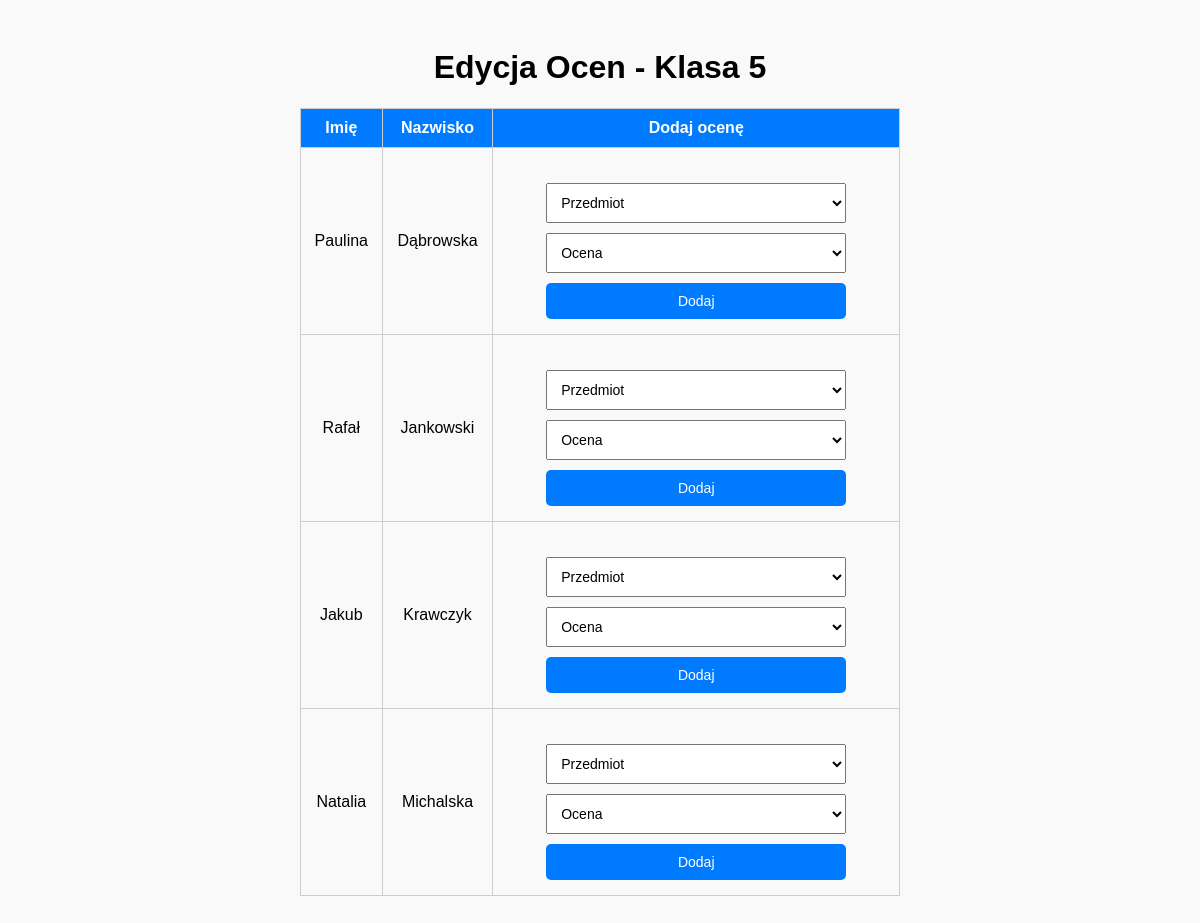
Screenshot of /edycja_ocen.php?class=5 with the database file from the repository.
### tables this page shows
CREATE TABLE `uzytkownik` (
  `uzytkownik_id` int(30) NOT NULL,
  `imie` varchar(50) NOT NULL,
  `drugie_imie` varchar(50) DEFAULT NULL,
  `nazwisko` varchar(50) NOT NULL,
  `haslo` varchar(255) NOT NULL,
  `edycja` tinyint(1) NOT NULL,
  `id_klasy` int(11) DEFAULT NULL
);

### edycja_ocen.php (the view, shortened to what this page needs)
<?php
if (isset($_GET['class']) && is_numeric($_GET['class'])) {
    $classId = $_GET['class'];
} else {
    die("Brak lub nieprawidłowy identyfikator klasy w adresie URL.");
}
$host = 'localhost';
$dbname = 'dziennik';
$user = 'root';
$password = '';
try {
    $pdo = new PDO("mysql:host=$host;dbname=$dbname;charset=utf8", $user, $password);
    $pdo->setAttribute(PDO::ATTR_ERRMODE, PDO::ERRMODE_EXCEPTION);
} catch (PDOException $e) {
    die("Błąd połączenia z bazą danych: " . $e->getMessage());
}
$studentsQuery = $pdo->prepare("
    SELECT uzytkownik_id, imie, nazwisko
    FROM uzytkownik
    WHERE edycja = 0 AND id_klasy = :classId
");
$studentsQuery->bindParam(':classId', $classId, PDO::PARAM_INT);
$studentsQuery->execute();
$students = $studentsQuery->fetchAll(PDO::FETCH_ASSOC);
?>
<!DOCTYPE html>
<html lang="pl">
<head>
</head>
<body>
    <h1>Edycja Ocen - Klasa <?php echo htmlspecialchars($classId); ?></h1>
    <?php if (empty($students)): ?>
        <p>Brak uczniów w wybranej klasie.</p>
    <?php else: ?>
        <table>
            <tr>
                <th>Imię</th>
                <th>Nazwisko</th>
                <th>Dodaj ocenę</th>
            </tr>
            <?php foreach ($students as $student): ?>
                <tr>
                    <td><?php echo htmlspecialchars($student['imie']); ?></td>
                    <td><?php echo htmlspecialchars($student['nazwisko']); ?></td>
                    <td>
                        <form method="POST">
                            <select name="subject_id" required>
                                <option value="" disabled selected>Przedmiot</option>
                            </select>
                            <select name="grade_id" required>
                                <option value="" disabled selected>Ocena</option>
                            </select>
                            <button type="submit">Dodaj</button>
                        </form>
                    </td>
                </tr>
            <?php endforeach; ?>
        </table>
    <?php endif; ?>
</body>
</html>

### edycja_ocen.php (style rules this page uses)
body { font-family: Arial, sans-serif; text-align: center; background-color: #f9f9f9; padding: 20px; }
table { margin: 20px auto; border-collapse: collapse; width: 80%; max-width: 600px; }
th, td { border: 1px solid #ccc; padding: 10px; text-align: center; }
th { background-color: #007BFF; color: white; }
form { margin-top: 20px; }
select, input, button { padding: 10px; margin: 5px 0; width: 100%; max-width: 300px; font-size: 14px; }
button { background-color: #007BFF; color: white; border: none; cursor: pointer; border-radius: 5px; }

### rows the page displays
uzytkownik: imie "Paulina", nazwisko "Dąbrowska"
uzytkownik: imie "Rafał", nazwisko "Jankowski"
uzytkownik: imie "Jakub", nazwisko "Krawczyk"
uzytkownik: imie "Natalia", nazwisko "Michalska"

### other values shown
$classId "5"
